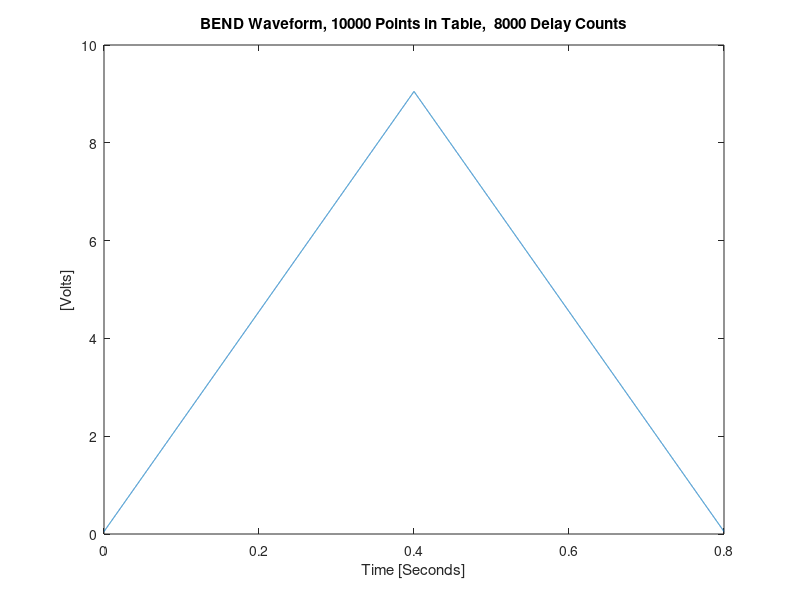

MATLAB code for this plot: (Note: this script raises an error after producing the figure.)
function setboosterrampbend(T, Waveform, TableName, egul, eguf, IOCName)
%SETBOOSTERRAMPBEND - Set the booster BEND magnet ramp table (miniIOC)
%  setboosterrampbend(T, Waveform, TableName, egul, eguf, IOCName)
%  setboosterrampbend('Zero') -> Zero the BEND table
%  
%  INPUTS
%  1. T         - Time period for the Waveform [seconds]
%                 The maximum period for a 10,000 point table is
%                 2^15*10000*10e-9 = 3.2768 seconds
%  2. Waveform  - BEND waveform relative to egul, eguf
%  3. TableName - Optional input to specify a table name [string] 
%  4. egul      - Lower voltage minimum {Default:-10}
%  5. eguf      - Upper voltage maximum {Default: 10}
%  6. IOCName   - Optional override of 'BE0101-1.als.lbl.gov'
%
%  NOTES
%  1. Calls rampgentableload.c which in turn call the subroutine 
%     rampgenTableLoad.  mex rampgentableload.c will recompile both.
%
%  See also setboosterrampsf, setboosterrampsd

%  Written by Greg Portmann


if nargin < 1
    % Time period of the ramp [seconds]
    T =  .8;  % 1 second ramp period
    %T = 1.6;  % 2 second ramp period
end


% String commands
if ischar(T)
%     if any(strcmpi(T, {'Zero','Zeros','Stop'}))
%         setboosterrampbend(.8, zeros(1,10000), 'Zero table set by Matlab', -10, 10);
%     elseif strcmpi(T, 'Off')
%         setpv('BE0101-1:ENABLE_RAMP', 0);
%         fprintf('   Ramping for BEND disabled (BE0101-1:ENABLE_RAMP=0).\n');
%     elseif strcmpi(T, 'On')
%         setpv('BE0101-1:ENABLE_RAMP', 1);
%         fprintf('   Ramping for BEND enabled (BE0101-1:ENABLE_RAMP=1).\n');
%     else
        error('Unknown command');
%     end
%     return;
end


if nargin < 2
    Npts = 10000;
else
    Npts = length(Waveform);
end

if nargin < 3
    TableName = sprintf('BEND Table from Matlab (%s)', computer);
end

if nargin < 4
    egul = -10;
end

if nargin < 5
    eguf = 10;
end

if nargin < 6
    IOCName = 'be0101-1.als.lbl.gov';
end
Channel = 0;


% Sample period = Ndelay*10 nanosecond
% Ndalay must be an integer < 2^15
Ndelay = T / Npts / 10e-9;

if abs(round(Ndelay) - Ndelay) > 1e-10
    % Only warn on small issues, not really small issues.
    fprintf('   Rounding the number of 10 nsec delay steps to an integer.\n');
end
Ndelay = round(Ndelay);

if Ndelay > (2^15 - 500)   % The 500 is just some margin
    error('The number of delay counts between table points is too large, %d, (greater than 2^15)', Ndelay);
end
    

% Make a table
t = linspace(0, T, Npts);


% For testing
if nargin < 2
    Amp = 9; 
    Waveform = Amp * triang(Npts) + 0.05;
end

% Plot
plot(t, Waveform);
xlabel('Time [Seconds]');
ylabel('[Volts]');
title(sprintf('BEND Waveform, %d Points in Table,  %d Delay Counts', Npts, Ndelay));


% Last chance to say no
% tmp = questdlg('Change the booster BEND ramp table?','setboosterrampbend','Yes','No','No');
% if ~strcmpi(tmp,'Yes')
%     fprintf('   No change made to booster BEND ramp table.\n');
%     return
% end


%%%%%%%%%%%%%%
% Initialize %
%%%%%%%%%%%%%%

% Disable the ramp so that the number of points can be changed and the DAC can be enabled
setpv('BE0101-1:ENABLE_RAMP', 0);
%pause(.25);

% Enable the DAC 
setpv('BR1_____B_IE_REBC00', 1);

% Set the gain
Gain = 0.2;  
% setpv('BR1_____B_IE_GNAC00', Gain);

% The the number of points and number of delay steps between points
% Don't change the Npts without the ramp disabled
setpv('BE0101-1:SET_TABLE_LEN',   Npts);
setpv('BE0101-1:SET_TABLE_DELAY', Ndelay);

% Enable the ramping
setpv('BE0101-1:ENABLE_RAMP', 1);


%%%%%%%%%%%%%%%%%%%%%%%%% 
% Set the BEND ramp table %
%%%%%%%%%%%%%%%%%%%%%%%%%
% If egul = 10 & eguf= -10, the waveform is in volts
rampgentableload(Waveform, IOCName, Channel, TableName, egul, eguf)


% Swap the tables
%pause(.25);
setpv('BE0101-1:SWAP_TABLE', 1);
%pause(.25);



% Check the final states
fprintf('   BR1_____B_IE_REBC00   = %d\n', getpv('BR1_____B_IE_REBC00'));
fprintf('   BR1_____B_IE_GNAC00   = %d\n', getpv('BR1_____B_IE_GNAC00'));
fprintf('   BE0101-1:ENABLE_RAMP     = %d\n', getpv('BE0101-1:ENABLE_RAMP'));
fprintf('   BE0101-1:SET_TABLE_LEN   = %d\n', getpv('BE0101-1:SET_TABLE_LEN'));
fprintf('   BE0101-1:SET_TABLE_DELAY = %d\n', getpv('BE0101-1:SET_TABLE_DELAY'));
fprintf('   BE0101-1:SWAP_TABLE      = %d\n', getpv('BE0101-1:SWAP_TABLE'));


